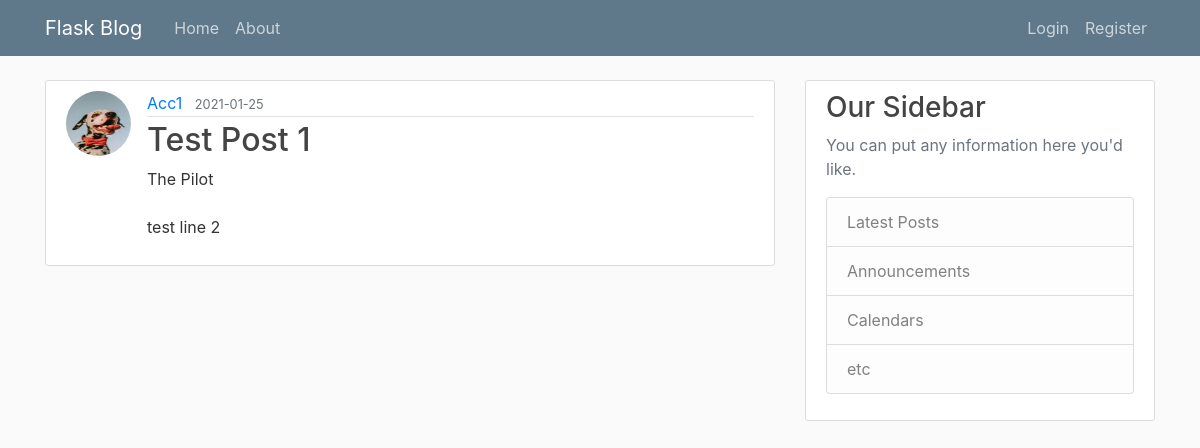
Page /home on the earlier database version.
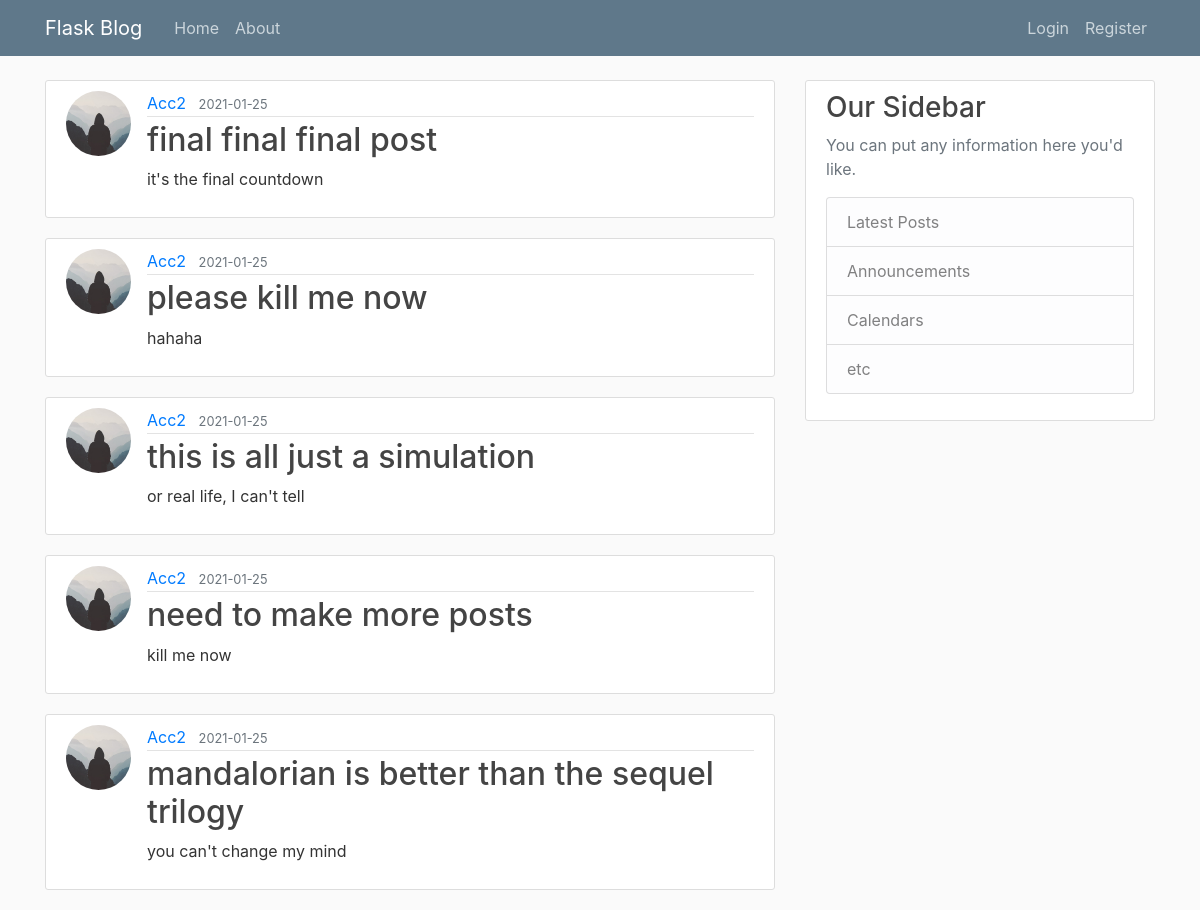
Same page on the later database version.
### flaskblog/models.py (models this page shows, shortened)
class Post(db.Model):
	id = db.Column(db.Integer, primary_key=True)
	title = db.Column(db.String(100), nullable=False)
	date_posted = db.Column(db.DateTime, nullable=False, default=datetime.utcnow)
	content = db.Column(db.Text, nullable=False)
	user_id = db.Column(db.Integer, db.ForeignKey('user.id'), nullable=False)

class User(db.Model, UserMixin):
	id = db.Column(db.Integer, primary_key=True)
	username = db.Column(db.String(20), unique=True, nullable=False)
	email = db.Column(db.String(120), unique=True, nullable=False)
	image_file = db.Column(db.String(20), nullable=False, default='default.jpg')
	password = db.Column(db.String(60), nullable=False)
	posts = db.relationship('Post', backref='author', lazy=True)

### flaskblog/routes.py (the view)
@app.route("/")
@app.route("/home")
def home():
    page = request.args.get('page', 1, type=int)
    posts = Post.query.order_by(Post.date_posted.desc()).paginate(page=page, per_page=5)
    return render_template('home.html', posts=posts)

### flaskblog/templates/home.html
{% extends "layout.html" %}
{% block content %}
    {% for post in posts %}
        <article class="media content-section">
          <img class="rounded-circle article-img" src="{{ url_for('static', filename='profile_pics/' + post.author.image_file) }}">
          <div class="media-body">
            <div class="article-metadata">
              <a class="mr-2" href="#">{{ post.author.username }}</a>
              <small class="text-muted">{{ post.date_posted.strftime('%Y-%m-%d') }}</small>
            </div>
            <h2><a class="article-title" href="{{ url_for('post', post_id=post.id) }}">{{ post.title }}</a></h2>
            <p class="article-content">{{ post.content }}</p>
          </div>
        </article>
    {% endfor %}
{% endblock content %}

### flaskblog/templates/layout.html (shortened to what this page needs)
<!DOCTYPE html>
<html>
<head>
    <link rel="stylesheet" href="https://maxcdn.bootstrapcdn.com/bootstrap/4.0.0/css/bootstrap.min.css">
    <link rel="stylesheet" type="text/css" href="{{ url_for('static', filename='main.css') }}">
</head>
<body>
    <header class="site-header">
      <nav class="navbar navbar-expand-md navbar-dark bg-steel fixed-top">
        <div class="container">
          <a class="navbar-brand mr-4" href="/">Flask Blog</a>
          <div class="collapse navbar-collapse" id="navbarToggle">
            <div class="navbar-nav mr-auto">
              <a class="nav-item nav-link" href="{{ url_for('home') }}">Home</a>
              <a class="nav-item nav-link" href="{{ url_for('about') }}">About</a>
            </div>
            <div class="navbar-nav">
              {% if current_user.is_authenticated %}
                <a class="nav-item nav-link" href="{{ url_for('new_post') }}">New Post</a>
                <a class="nav-item nav-link" href="{{ url_for('logout') }}">Logout</a>
                <a class="nav-item nav-link" href="{{ url_for('account') }}">Account</a>
              {% else %}
                <a class="nav-item nav-link" href="{{ url_for('login') }}">Login</a>
                <a class="nav-item nav-link" href="{{ url_for('register') }}">Register</a>
              {% endif %}
            </div>
          </div>
        </div>
      </nav>
    </header>
    <main role="main" class="container">
      <div class="row">
        <div class="col-md-8">
          {% block content %}{% endblock %}
        </div>
        <div class="col-md-4">
          <div class="content-section">
            <h3>Our Sidebar</h3>
            <p class='text-muted'>You can put any information here you'd like.
              <ul class="list-group">
                <li class="list-group-item list-group-item-light">Latest Posts</li>
                <li class="list-group-item list-group-item-light">Announcements</li>
                <li class="list-group-item list-group-item-light">Calendars</li>
                <li class="list-group-item list-group-item-light">etc</li>
              </ul>
            </p>
          </div>
        </div>
      </div>
    </main>
</body>
</html>

### flaskblog/static/main.css (style rules this page uses)
body { background: #fafafa; color: #333333; margin-top: 5rem; }
h1, h2, h3, h4, h5, h6 { color: #444444; }
.bg-steel { background-color: #5f788a; }
.site-header .navbar-nav .nav-link { color: #cbd5db; }
.content-section { background: #ffffff; padding: 10px 20px; border: 1px solid #dddddd; border-radius: 3px; margin-bottom: 20px; }
.article-title { color: #444444; }
.article-content { white-space: pre-line; }
.article-img { height: 65px; width: 65px; margin-right: 16px; }
.article-metadata { padding-bottom: 1px; margin-bottom: 4px; border-bottom: 1px solid #e3e3e3 }

Differences in the rows shown:
no longer on this page (row unchanged): Post: image_file (picture), author.username "Acc1", date_posted "2021-01-25", title "Test Post 1", content "The Pilot test line 2"
added Post: image_file (placeholder picture), author.username "Acc2", date_posted "2021-01-25", title "final final final post", content "it's the final countdown"
added Post: image_file (placeholder picture), author.username "Acc2", date_posted "2021-01-25", title "please kill me now", content "hahaha"
added Post: image_file (placeholder picture), author.username "Acc2", date_posted "2021-01-25", title "this is all just a simulation", content "or real life, I can't tell"
added Post: image_file (placeholder picture), author.username "Acc2", date_posted "2021-01-25", title "need to make more posts", content "kill me now"
added Post: image_file (placeholder picture), author.username "Acc2", date_posted "2021-01-25", title "mandalorian is better than the sequel trilogy", content "you can't change my mind"
